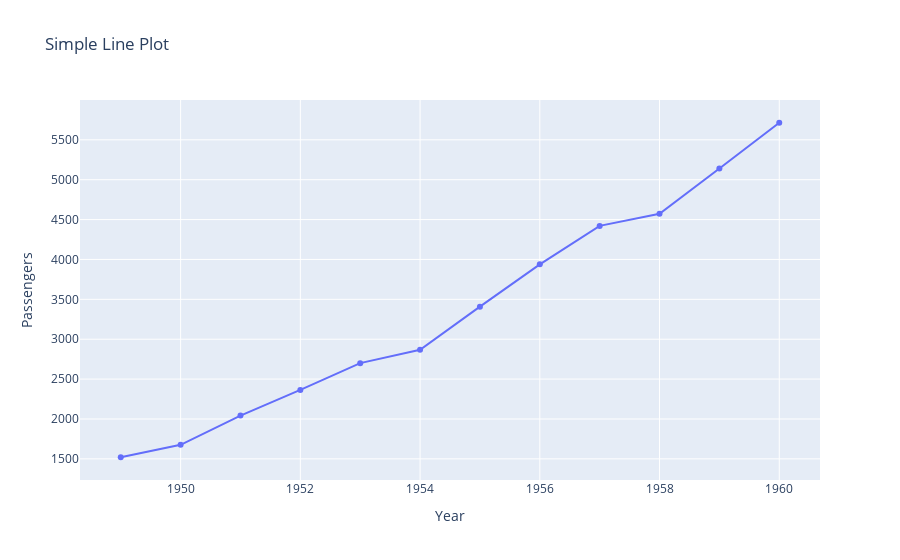

Notebook source saved alongside this figure:
### Code cell
data = sns.load_dataset('flights')
data_group = data.groupby('year').sum()

fig = go.Figure(data = go.Scatter(x = data_group.index, y = data_group['passengers']))

fig.update_layout(title = 'Simple Line Plot',
                  xaxis_title = 'Year',
                  yaxis_title = 'Passengers')

fig.show()

### Figure 1 — Plotly figure (JSON) as saved in the notebook; plotly's stock layout.template omitted (floating-point values rounded to 4 significant figures)
{"data": [{"type": "scatter", "x": [1949, 1950, 1951, 1952, 1953, 1954, 1955, 1956, 1957, 1958, 1959, 1960], "y": [1520, 1676, 2042, 2364, 2700, 2867, 3408, 3939, 4421, 4572, 5140, 5714]}], "layout": {"autosize": true, "title": {"text": "Simple Line Plot"}, "xaxis": {"autorange": true, "range": [1948.0, 1961.0], "title": {"text": "Year"}, "type": "linear"}, "yaxis": {"autorange": true, "range": [1250.0, 5984.0], "title": {"text": "Passengers"}, "type": "linear"}}}
